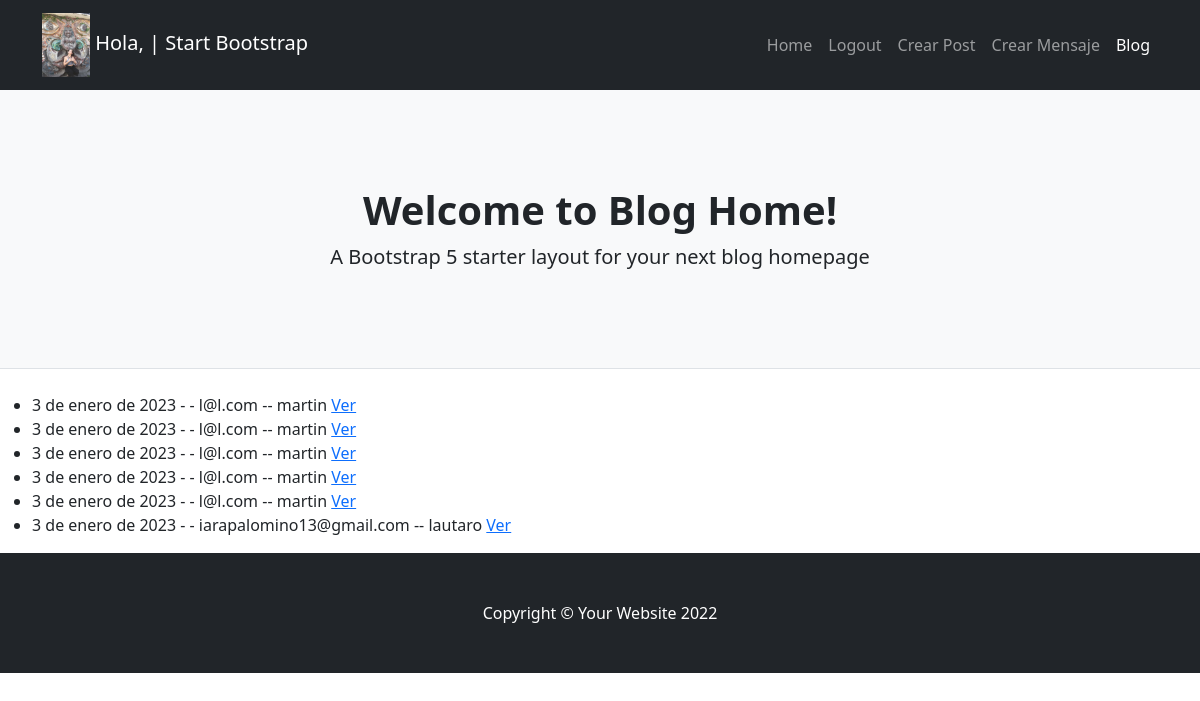
The app's page /ejemplo-dos/mensajes/listar/ (signed in) with its own data.
### ejemplo_2/models.py (models this page shows)
class Avatar(models.Model):
    user = models.OneToOneField(to=User, on_delete=models.CASCADE, related_name='avatar')
    imagen = models.ImageField(upload_to='avatares', null= True, blank=True)

class Mensaje(models.Model):
    email = models.EmailField()
    nombre = models.CharField(max_length=100)
    texto = models.TextField(max_length=3000)
    enviado_el = models.DateField(auto_now_add=True)

### ejemplo_2/views.py (the view)
# urls.py: path('ejemplo-dos/mensajes/listar/', MensajeListar.as_view(), name='listar-mensaje'),
class MensajeListar(LoginRequiredMixin, ListView):
    model = Mensaje

### ejemplo_2/templates/ejemplo_2/mensaje_list.html
{% extends 'ejemplo_2/base.html' %}
{% block contenido %}
<ul>
{% for mensaje in object_list %}
    <li>
        {{mensaje.enviado_el}} - - {{mensaje.email}} -- {{mensaje.nombre}}
        <a href="{% url 'detalle-mensaje' mensaje.id %}">Ver</a>
    </li>
{% endfor %}
</ul>
{% endblock %}

### ejemplo_2/templates/ejemplo_2/base.html (shortened to what this page needs)
<!DOCTYPE html>
<html lang="en">
    <head>
        {% load static %}
        <link href="{% static 'ejemplo_2/css/styles.css' %}" rel="stylesheet" />
    </head>
    <body>
        <nav class="navbar navbar-expand-lg navbar-dark bg-dark">
            <div class="container">
                <a class="navbar-brand" href="{% url 'ejemplo-dos-index' %}">
                    <img src="{{user.avatar.imagen.url}}" height='64'>
                    {% if user.is_authenticated %}
                    Hola, {{user.first_name}} |
                    {% endif %}
                    Start Bootstrap
                </a>
                <div class="collapse navbar-collapse" id="navbarSupportedContent">
                    <ul class="navbar-nav ms-auto mb-2 mb-lg-0">
                        <li class="nav-item"><a class="nav-link" href="#">Home</a></li>
                        <li class="nav-item"><a class="nav-link" href="{% url 'logout' %}">Logout</a></li>
                        <li class="nav-item"><a class="nav-link" href="/ejemplo-dos/crear/">Crear Post</a></li>
                        <li class="nav-item"><a class="nav-link" href="{% url 'crear-mensaje' %}">Crear Mensaje</a></li>
                        <li class="nav-item"><a class="nav-link active" aria-current="page" href="#">Blog</a></li>
                    </ul>
                </div>
            </div>
        </nav>
        <header class="py-5 bg-light border-bottom mb-4">
            <div class="container">
                <div class="text-center my-5">
                    <h1 class="fw-bolder">Welcome to Blog Home!</h1>
                    <p class="lead mb-0">A Bootstrap 5 starter layout for your next blog homepage</p>
                </div>
            </div>
        </header>
        {% block contenido %} {% endblock  %}
        <footer class="py-5 bg-dark">
            <div class="container"><p class="m-0 text-center text-white">Copyright &copy; Your Website 2022</p></div>
        </footer>
    </body>
</html>

### records on screen
Mensaje: enviado_el "3 de enero de 2023", email "l@l.com", nombre "martin"
Mensaje: enviado_el "3 de enero de 2023", email "l@l.com", nombre "martin"
Mensaje: enviado_el "3 de enero de 2023", email "l@l.com", nombre "martin"
Mensaje: enviado_el "3 de enero de 2023", email "l@l.com", nombre "martin"
Mensaje: enviado_el "3 de enero de 2023", email "l@l.com", nombre "martin"
Mensaje: enviado_el "3 de enero de 2023", email "iarapalomino13@gmail.com", nombre "lautaro"
